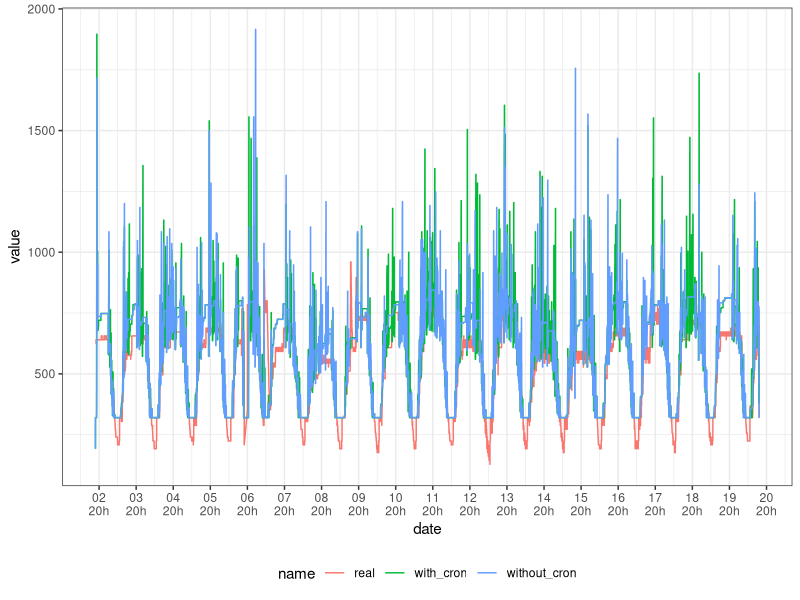
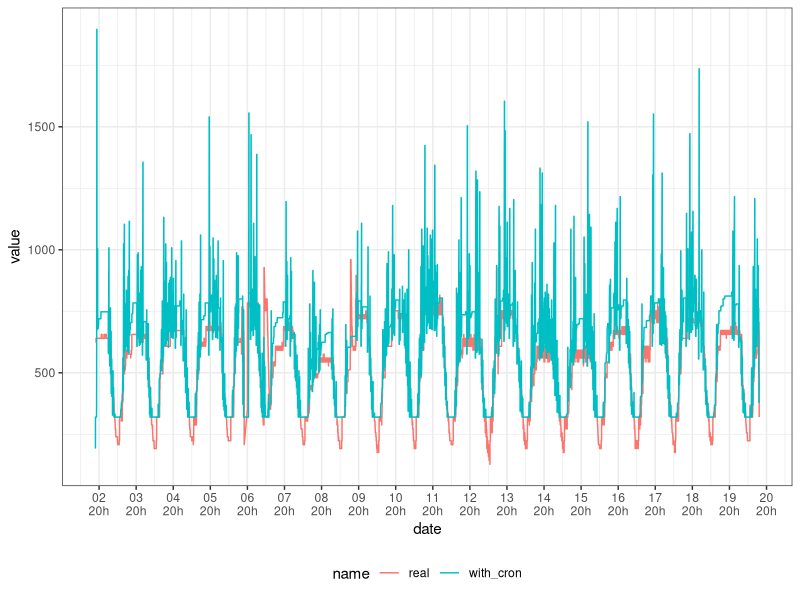
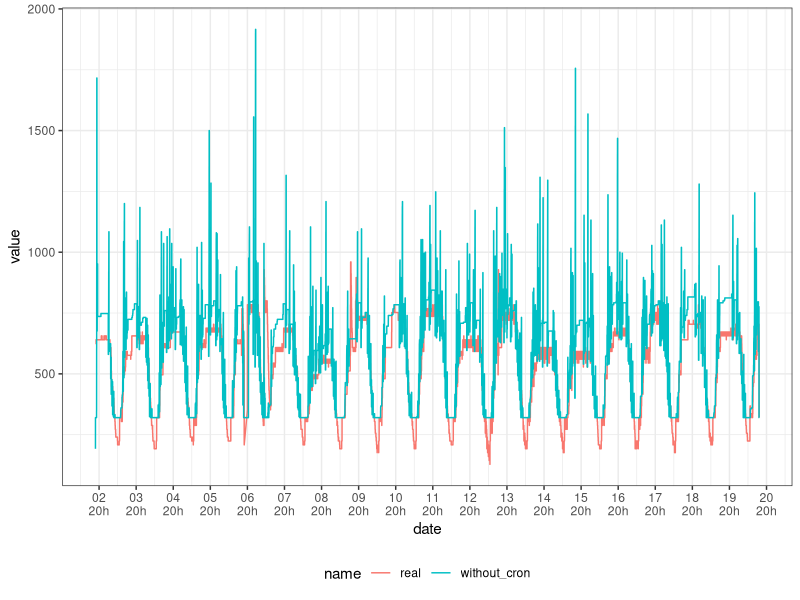

Write the R code that produced these figures, in order.
## ---- chunk 1
library(tidyverse)
library(dplyr)
library(ggplot2)
theme_set(theme_bw())
## ---- chunk 2
with_cron <- read_csv("output_with_cron.csv")
without_cron <- read_csv("output_without_cron.csv")
## ---- chunk 3
comparison <- data.frame(with_cron$timestamp, with_cron$RealAllocatedCores, with_cron$AllocatedCores, without_cron$AllocatedCores) 
comparison <- comparison %>% 
  rename(timestamp = with_cron.timestamp, real = with_cron.RealAllocatedCores, with_cron = with_cron.AllocatedCores, without_cron = without_cron.AllocatedCores) %>% 
  mutate(date = as.POSIXct(timestamp, origin = "1970-01-01"))
## ---- chunk 4
comparison %>% 
  pivot_longer(c(real, with_cron, without_cron)) %>% 
  ggplot(aes(x = date, y = value, color = name)) +
  geom_line() +
  theme(legend.position = "bottom") +
  scale_x_datetime(date_breaks = "24 hours", date_labels = "%d\n%Hh")
## ---- chunk 5
comparison %>% 
  pivot_longer(c(real, with_cron)) %>% 
  ggplot(aes(x = date, y = value, color = name)) +
  geom_line() +
  theme(legend.position = "bottom") +
  scale_x_datetime(date_breaks = "24 hours", date_labels = "%d\n%Hh")
## ---- chunk 6
comparison %>% 
  pivot_longer(c(real, without_cron)) %>% 
  ggplot(aes(x = date, y = value, color = name)) +
  geom_line() +
  theme(legend.position = "bottom") +
  scale_x_datetime(date_breaks = "24 hours", date_labels = "%d\n%Hh")
